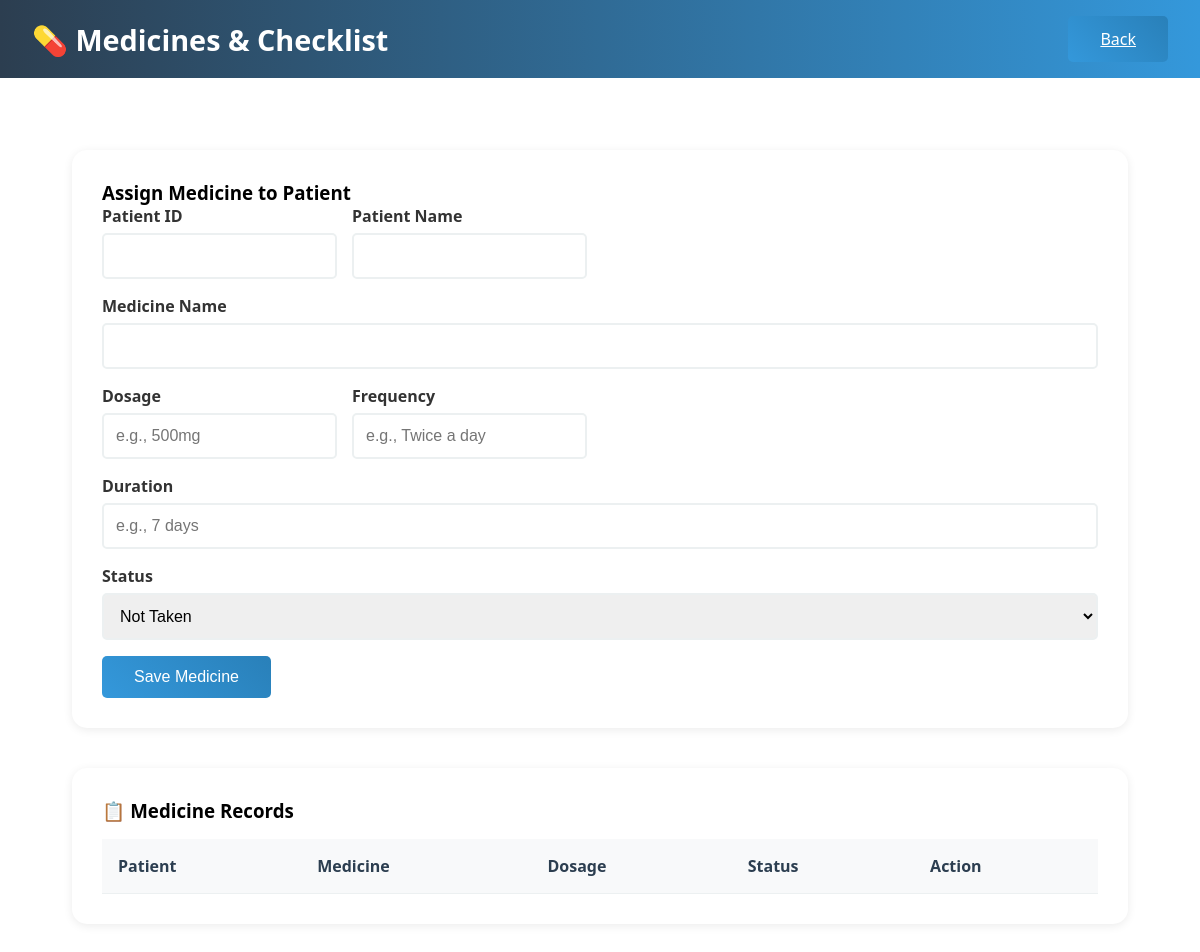
Page /medicine.php on the earlier database version.
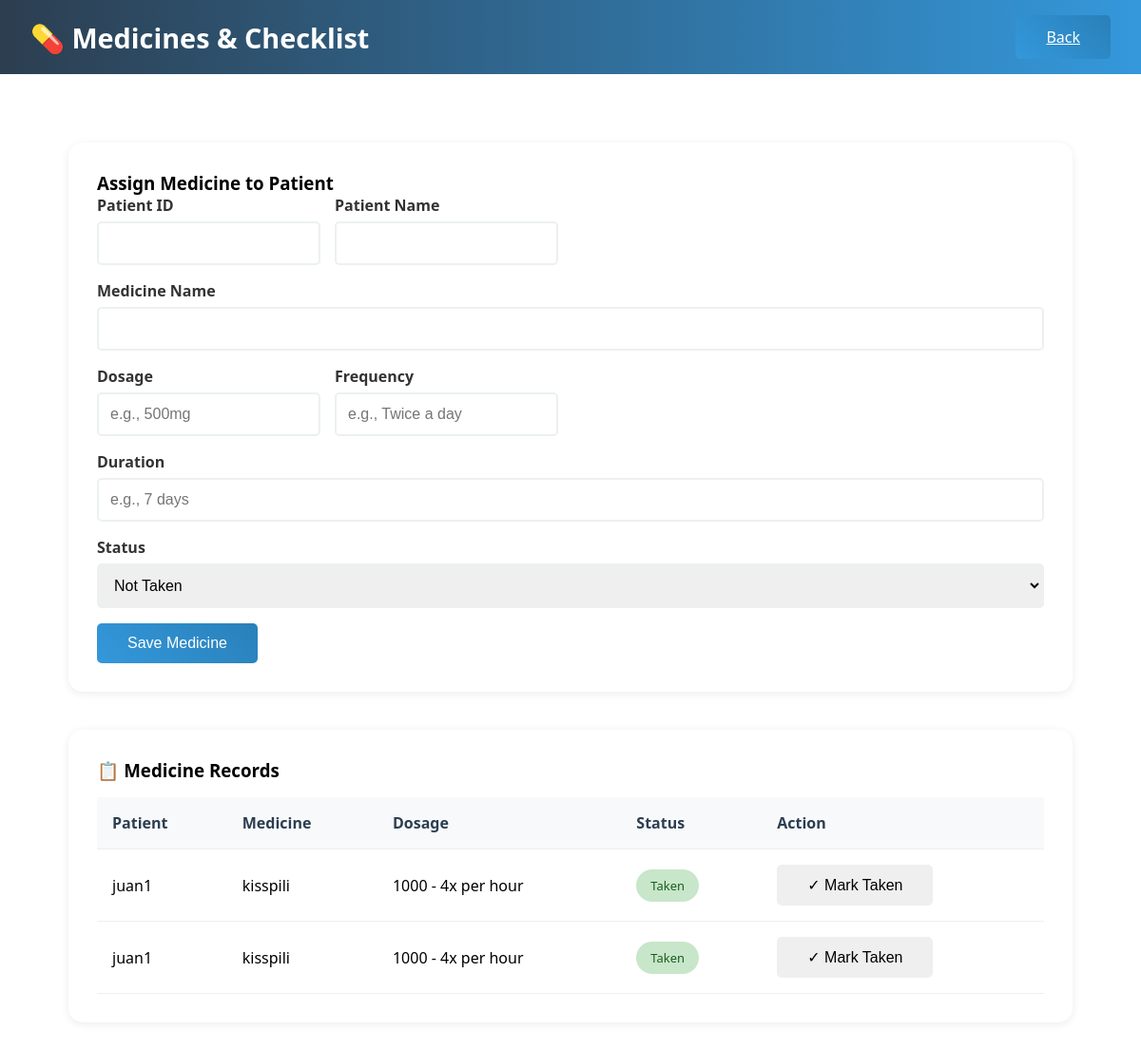
Same page on the later database version.
### tables this page shows
CREATE TABLE `medicines` (
  `medicine_id` int(11) NOT NULL,
  `patient_id` int(11) NOT NULL,
  `medicine_name` varchar(150) NOT NULL,
  `dosage` varchar(100) DEFAULT NULL,
  `frequency` varchar(100) DEFAULT NULL,
  `duration` varchar(100) DEFAULT NULL,
  `status` enum('Not Taken','Taken') DEFAULT 'Not Taken',
  `prescription_date` timestamp NOT NULL DEFAULT current_timestamp()
);

CREATE TABLE `patients` (
  `patient_id` int(11) NOT NULL,
  `fullname` varchar(100) NOT NULL,
  `age` int(11) DEFAULT NULL,
  `gender` varchar(10) DEFAULT NULL,
  `address` text DEFAULT NULL,
  `contact_number` varchar(20) DEFAULT NULL,
  `date_registered` timestamp NOT NULL DEFAULT current_timestamp()
);

### medicine.php (the view, shortened to what this page needs)
<?php
include 'config.php';
?>
<!DOCTYPE html>
<html>
<head>
    <link rel="stylesheet" href="style.css">
</head>
<body>
<div class="container">
    <header>
        <h1>💊 Medicines & Checklist</h1>
        <a href="index.php" class="btn primary">Back</a>
    </header>
    <main>
        <div class="card">
            <h3>Assign Medicine to Patient</h3>
            <form action="medicine_process.php" method="POST">
                <div class="form-row">
                    <div class="form-group">
                        <label>Patient ID</label>
                        <input type="number" name="patient_id" id="patient_id" required>
                    </div>
                    <div class="form-group">
                        <label>Patient Name</label>
                        <input type="text" id="patient_name" readonly>
                    </div>
                </div>
                <div class="form-group">
                    <label>Medicine Name</label>
                    <input type="text" name="medicine_name" required>
                </div>
                <div class="form-row">
                    <div class="form-group">
                        <label>Dosage</label>
                        <input type="text" name="dosage" placeholder="e.g., 500mg">
                    </div>
                    <div class="form-group">
                        <label>Frequency</label>
                        <input type="text" name="frequency" placeholder="e.g., Twice a day">
                    </div>
                </div>
                <div class="form-group">
                    <label>Duration</label>
                    <input type="text" name="duration" placeholder="e.g., 7 days">
                </div>
                <div class="form-group">
                    <label>Status</label>
                    <select name="status">
                        <option value="Not Taken">Not Taken</option>
                    </select>
                </div>
                <button type="submit" class="btn primary">Save Medicine</button>
            </form>
        </div>
        <div class="card">
            <h3>📋 Medicine Records</h3>
            <table class="table">
                <thead>
                    <tr>
                        <th>Patient</th>
                        <th>Medicine</th>
                        <th>Dosage</th>
                        <th>Status</th>
                        <th>Action</th>
                    </tr>
                </thead>
                <tbody>
                <?php
                try {
                    $stmt = $pdo->query("
                        SELECT m.*, p.fullname
                        FROM medicines m
                        JOIN patients p ON m.patient_id = p.patient_id
                        ORDER BY m.medicine_id DESC
                    ");
                    while($m = $stmt->fetch(PDO::FETCH_ASSOC)) {
                        echo "<tr>
                            <td>{$m['fullname']}</td>
                            <td>{$m['medicine_name']}</td>
                            <td>{$m['dosage']} - {$m['frequency']}</td>
                            <td>
                                <span class='status ".strtolower($m['status'])."'>
                                    {$m['status']}
                                </span>
                            </td>
                            <td>
                                <button class='btn' onclick='markTaken({$m['medicine_id']})'>
                                    ✓ Mark Taken
                                </button>
                            </td>
                        </tr>";
                    }
                } catch(PDOException $e) {
                    echo "<tr><td colspan='5'>Error loading data</td></tr>";
                }
                ?>
                </tbody>
            </table>
        </div>
    </main>
</div>
</body>
</html>

Differences in the rows shown:
added medicines: patient.fullname "juan1", medicine_name "kisspili", dosage "1000", frequency "4x per hour", status "Taken"
added medicines: patient.fullname "juan1", medicine_name "kisspili", dosage "1000", frequency "4x per hour", status "Taken"
